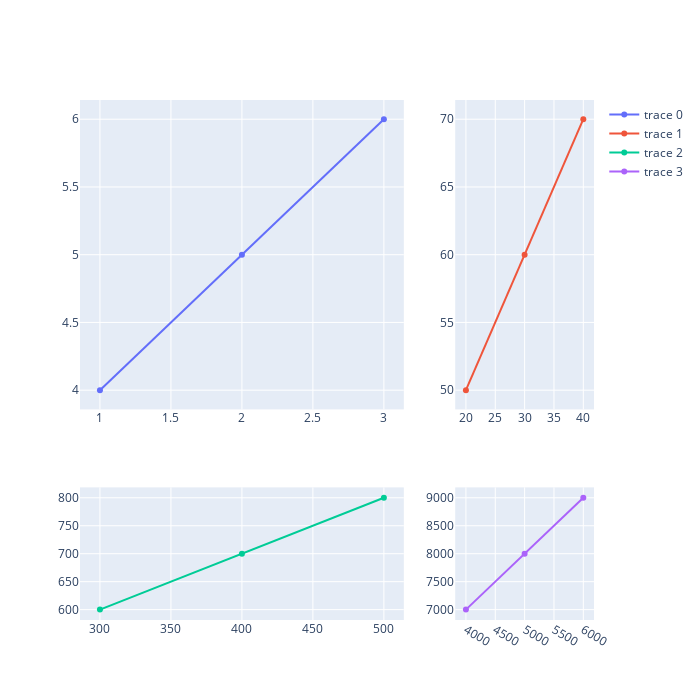

Notebook code for this chart:
### Markdown cell above
3. 그래프 별 공간 비율 설정

각 그래프가 차지하는 공간 비율을 지정할 수 있다.

```py
make_subplots(rows=n_rows, cols=n_cols, column_widths=[0.7, 0.3], row_heights=[0.7, 0.3])
```

<div align=center><img src=./image_for_markdown/ratio.png></div>

### Code cell
fig = make_subplots(rows=2, cols=2, column_widths=[0.7, 0.3], row_heights =[0.7, 0.3])

fig.add_trace(go.Scatter(x=[1, 2, 3], y=[4, 5, 6]), row=1, col=1)
fig.add_trace(go.Scatter(x=[20, 30, 40], y=[50, 60, 70]), row=1, col=2)
fig.add_trace(go.Scatter(x=[300, 400, 500], y=[600, 700, 800]), row=2, col=1)
fig.add_trace(go.Scatter(x=[4000, 5000, 6000], y=[7000, 8000, 9000]), row=2, col=2)

fig.update_layout(width=700, height=700)

fig.show()

### Figure 1 — Plotly figure (JSON) as saved in the notebook; plotly's stock layout.template omitted (floating-point values rounded to 4 significant figures)
{"data": [{"type": "scatter", "x": [1, 2, 3], "xaxis": "x", "y": [4, 5, 6], "yaxis": "y"}, {"type": "scatter", "x": [20, 30, 40], "xaxis": "x2", "y": [50, 60, 70], "yaxis": "y2"}, {"type": "scatter", "x": [300, 400, 500], "xaxis": "x3", "y": [600, 700, 800], "yaxis": "y3"}, {"type": "scatter", "x": [4000, 5000, 6000], "xaxis": "x4", "y": [7000, 8000, 9000], "yaxis": "y4"}], "layout": {"height": 700, "width": 700, "xaxis": {"anchor": "y", "domain": [0, 0.63]}, "xaxis2": {"anchor": "y2", "domain": [0.73, 1]}, "xaxis3": {"anchor": "y3", "domain": [0, 0.63]}, "xaxis4": {"anchor": "y4", "domain": [0.73, 1]}, "yaxis": {"anchor": "x", "domain": [0.405, 1]}, "yaxis2": {"anchor": "x2", "domain": [0.405, 1]}, "yaxis3": {"anchor": "x3", "domain": [0, 0.255]}, "yaxis4": {"anchor": "x4", "domain": [0, 0.255]}}}
